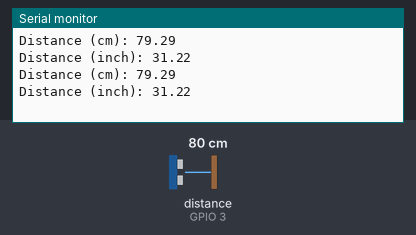
The sketch below on a simulated Seeed XIAO ESP32-S3. Parts: the last lines printed to the serial monitor. Wiring (inferred from the names in the program): ultrasonic range finder: trigger GPIO 2; echo GPIO 3. The inputs (shaded band) are chosen by the test bench; at power-on: distance to the obstacle (sensor on GPIO 3) 80 cm. The echo pulse lasts 58.3 µs per cm.

Above: at 1.8 s.
1.9 s: distance to the obstacle (sensor on GPIO 3) set to 2 cm
At 2.8 s:
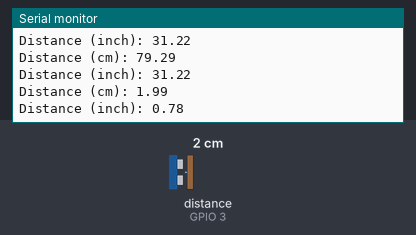
3.4 s: distance to the obstacle (sensor on GPIO 3) set to 4 cm
At 4.8 s:
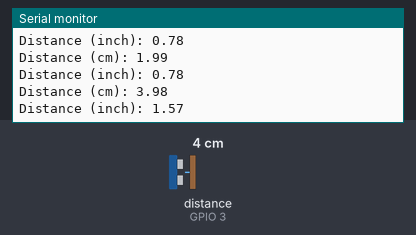
Timing chart, 0 to 6.4 s (numbered marks = the images above; inputs shaded):
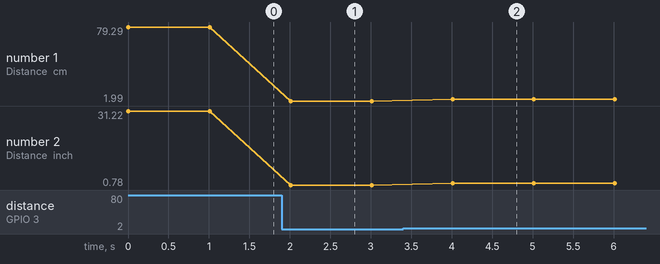

Measured:
- after the input at 1.9 s, the serial monitor: prints a new line after 0.11 s (image 1)
- after the input at 3.4 s, the serial monitor: prints a new line after 0.61 s (image 2)
- plotted number 1: 79.29 → 1.99 after the input at 1.9 s, 1.99 → 3.98 after the input at 3.4 s
- plotted number 2: 31.22 → 0.78 after the input at 1.9 s, 0.78 → 1.57 after the input at 3.4 s

The sketch:

ultrasonic.ino
```cpp
/***
  Adapted for Seeed Studio Xiao ESP32-S3
***/

// Assign GPIO pins for TRIG and ECHO
const int trigPin = 2; // GPIO 2
const int echoPin = 3; // GPIO 3

// Define sound velocity in cm/uS
#define SOUND_VELOCITY 0.034
#define CM_TO_INCH 0.393701

long duration;
float distanceCm;
float distanceInch;

void setup() {
  Serial.begin(115200); // Starts serial communication
  pinMode(trigPin, OUTPUT); // Set the trigPin as an OUTPUT
  pinMode(echoPin, INPUT);  // Set the echoPin as an INPUT
}

void loop() {
  // Clear the trigPin
  digitalWrite(trigPin, LOW);
  delayMicroseconds(2);

  // Set the trigPin HIGH for 10 microseconds
  digitalWrite(trigPin, HIGH);
  delayMicroseconds(10);
  digitalWrite(trigPin, LOW);

  // Read the echoPin and measure the duration of the pulse
  duration = pulseIn(echoPin, HIGH);

  // Calculate the distance in cm and inches
  distanceCm = duration * SOUND_VELOCITY / 2;
  distanceInch = distanceCm * CM_TO_INCH;

  // Print the results to the Serial Monitor
  Serial.print("Distance (cm): ");
  Serial.println(distanceCm);
  Serial.print("Distance (inch): ");
  Serial.println(distanceInch);

  delay(1000); // Wait 1 second before the next reading
}
```
